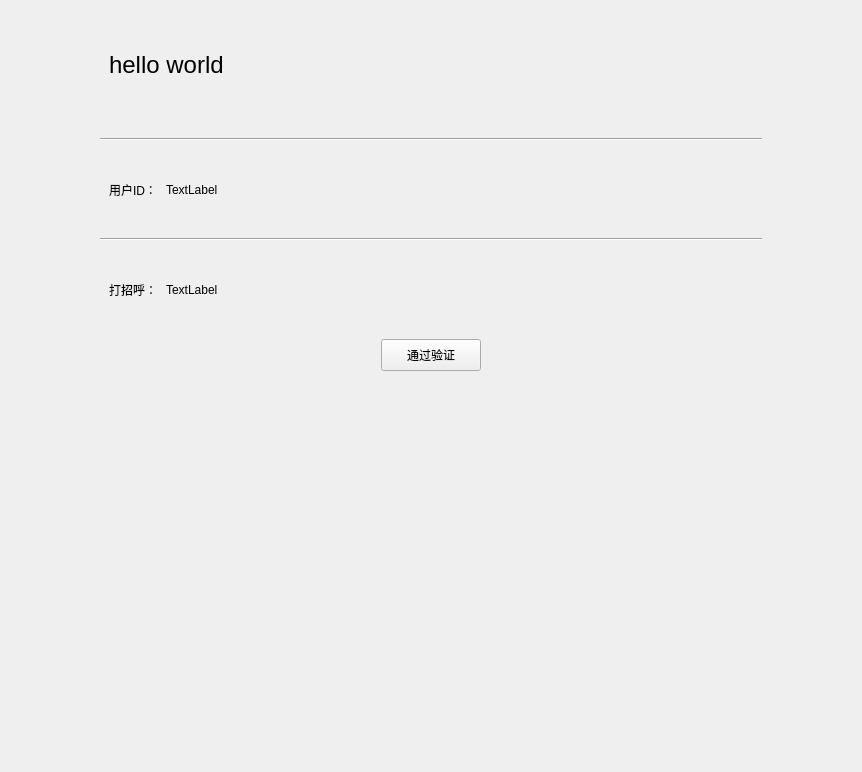
<?xml version="1.0" encoding="UTF-8"?>
<ui version="4.0">
 <class>NewFriendInfoPage</class>
 <widget class="QWidget" name="NewFriendInfoPage">
  <property name="geometry">
   <rect>
    <x>0</x>
    <y>0</y>
    <width>862</width>
    <height>772</height>
   </rect>
  </property>
  <property name="windowTitle">
   <string>Form</string>
  </property>
  <layout class="QVBoxLayout" name="verticalLayout">
   <property name="spacing">
    <number>0</number>
   </property>
   <property name="leftMargin">
    <number>0</number>
   </property>
   <property name="topMargin">
    <number>0</number>
   </property>
   <property name="rightMargin">
    <number>0</number>
   </property>
   <property name="bottomMargin">
    <number>0</number>
   </property>
   <item>
    <widget class="QWidget" name="widget" native="true">
     <property name="minimumSize">
      <size>
       <width>0</width>
       <height>130</height>
      </size>
     </property>
     <property name="maximumSize">
      <size>
       <width>16777215</width>
       <height>130</height>
      </size>
     </property>
     <layout class="QHBoxLayout" name="horizontalLayout">
      <property name="spacing">
       <number>0</number>
      </property>
      <property name="topMargin">
       <number>0</number>
      </property>
      <property name="rightMargin">
       <number>0</number>
      </property>
      <property name="bottomMargin">
       <number>0</number>
      </property>
      <item>
       <spacer name="horizontalSpacer_2">
        <property name="orientation">
         <enum>Qt::Orientation::Horizontal</enum>
        </property>
        <property name="sizeType">
         <enum>QSizePolicy::Policy::Fixed</enum>
        </property>
        <property name="sizeHint" stdset="0">
         <size>
          <width>100</width>
          <height>20</height>
         </size>
        </property>
       </spacer>
      </item>
      <item>
       <widget class="QLabel" name="peername_lb">
        <property name="minimumSize">
         <size>
          <width>80</width>
          <height>0</height>
         </size>
        </property>
        <property name="font">
         <font>
          <pointsize>18</pointsize>
         </font>
        </property>
        <property name="text">
         <string>hello world</string>
        </property>
       </widget>
      </item>
      <item>
       <spacer name="horizontalSpacer">
        <property name="orientation">
         <enum>Qt::Orientation::Horizontal</enum>
        </property>
        <property name="sizeHint" stdset="0">
         <size>
          <width>40</width>
          <height>20</height>
         </size>
        </property>
       </spacer>
      </item>
      <item>
       <widget class="QWidget" name="widget_7" native="true">
        <property name="minimumSize">
         <size>
          <width>80</width>
          <height>120</height>
         </size>
        </property>
        <property name="maximumSize">
         <size>
          <width>80</width>
          <height>120</height>
         </size>
        </property>
        <layout class="QVBoxLayout" name="verticalLayout_2">
         <property name="spacing">
          <number>0</number>
         </property>
         <property name="leftMargin">
          <number>0</number>
         </property>
         <property name="topMargin">
          <number>0</number>
         </property>
         <property name="rightMargin">
          <number>0</number>
         </property>
         <property name="bottomMargin">
          <number>0</number>
         </property>
         <item>
          <spacer name="verticalSpacer_2">
           <property name="orientation">
            <enum>Qt::Orientation::Vertical</enum>
           </property>
           <property name="sizeType">
            <enum>QSizePolicy::Policy::Fixed</enum>
           </property>
           <property name="sizeHint" stdset="0">
            <size>
             <width>20</width>
             <height>40</height>
            </size>
           </property>
          </spacer>
         </item>
         <item>
          <widget class="QLabel" name="icon_lb">
           <property name="minimumSize">
            <size>
             <width>80</width>
             <height>80</height>
            </size>
           </property>
           <property name="maximumSize">
            <size>
             <width>80</width>
             <height>80</height>
            </size>
           </property>
           <property name="text">
            <string/>
           </property>
           <property name="scaledContents">
            <bool>true</bool>
           </property>
           <property name="alignment">
            <set>Qt::AlignmentFlag::AlignCenter</set>
           </property>
          </widget>
         </item>
        </layout>
       </widget>
      </item>
      <item>
       <spacer name="horizontalSpacer_3">
        <property name="orientation">
         <enum>Qt::Orientation::Horizontal</enum>
        </property>
        <property name="sizeType">
         <enum>QSizePolicy::Policy::Fixed</enum>
        </property>
        <property name="sizeHint" stdset="0">
         <size>
          <width>100</width>
          <height>20</height>
         </size>
        </property>
       </spacer>
      </item>
     </layout>
    </widget>
   </item>
   <item>
    <widget class="QWidget" name="widget_5" native="true">
     <layout class="QHBoxLayout" name="horizontalLayout_5">
      <property name="spacing">
       <number>0</number>
      </property>
      <property name="leftMargin">
       <number>0</number>
      </property>
      <property name="topMargin">
       <number>0</number>
      </property>
      <property name="rightMargin">
       <number>0</number>
      </property>
      <property name="bottomMargin">
       <number>0</number>
      </property>
      <item>
       <spacer name="horizontalSpacer_13">
        <property name="orientation">
         <enum>Qt::Orientation::Horizontal</enum>
        </property>
        <property name="sizeType">
         <enum>QSizePolicy::Policy::Fixed</enum>
        </property>
        <property name="sizeHint" stdset="0">
         <size>
          <width>100</width>
          <height>20</height>
         </size>
        </property>
       </spacer>
      </item>
      <item>
       <widget class="Line" name="line">
        <property name="orientation">
         <enum>Qt::Orientation::Horizontal</enum>
        </property>
       </widget>
      </item>
      <item>
       <spacer name="horizontalSpacer_12">
        <property name="orientation">
         <enum>Qt::Orientation::Horizontal</enum>
        </property>
        <property name="sizeType">
         <enum>QSizePolicy::Policy::Fixed</enum>
        </property>
        <property name="sizeHint" stdset="0">
         <size>
          <width>100</width>
          <height>20</height>
         </size>
        </property>
       </spacer>
      </item>
     </layout>
    </widget>
   </item>
   <item>
    <widget class="QWidget" name="widget_2" native="true">
     <property name="minimumSize">
      <size>
       <width>0</width>
       <height>80</height>
      </size>
     </property>
     <property name="maximumSize">
      <size>
       <width>16777215</width>
       <height>80</height>
      </size>
     </property>
     <layout class="QHBoxLayout" name="horizontalLayout_3">
      <item>
       <spacer name="horizontalSpacer_6">
        <property name="orientation">
         <enum>Qt::Orientation::Horizontal</enum>
        </property>
        <property name="sizeType">
         <enum>QSizePolicy::Policy::Fixed</enum>
        </property>
        <property name="sizeHint" stdset="0">
         <size>
          <width>100</width>
          <height>20</height>
         </size>
        </property>
       </spacer>
      </item>
      <item>
       <widget class="QLabel" name="label_3">
        <property name="text">
         <string>用户ID：</string>
        </property>
       </widget>
      </item>
      <item>
       <spacer name="horizontalSpacer_8">
        <property name="orientation">
         <enum>Qt::Orientation::Horizontal</enum>
        </property>
        <property name="sizeType">
         <enum>QSizePolicy::Policy::Fixed</enum>
        </property>
        <property name="sizeHint" stdset="0">
         <size>
          <width>3</width>
          <height>20</height>
         </size>
        </property>
       </spacer>
      </item>
      <item>
       <widget class="QLabel" name="uid_lb">
        <property name="text">
         <string>TextLabel</string>
        </property>
       </widget>
      </item>
      <item>
       <spacer name="horizontalSpacer_7">
        <property name="orientation">
         <enum>Qt::Orientation::Horizontal</enum>
        </property>
        <property name="sizeHint" stdset="0">
         <size>
          <width>40</width>
          <height>20</height>
         </size>
        </property>
       </spacer>
      </item>
     </layout>
    </widget>
   </item>
   <item>
    <widget class="QWidget" name="widget_6" native="true">
     <layout class="QHBoxLayout" name="horizontalLayout_6">
      <property name="spacing">
       <number>0</number>
      </property>
      <property name="leftMargin">
       <number>0</number>
      </property>
      <property name="topMargin">
       <number>0</number>
      </property>
      <property name="rightMargin">
       <number>0</number>
      </property>
      <property name="bottomMargin">
       <number>0</number>
      </property>
      <item>
       <spacer name="horizontalSpacer_15">
        <property name="orientation">
         <enum>Qt::Orientation::Horizontal</enum>
        </property>
        <property name="sizeType">
         <enum>QSizePolicy::Policy::Fixed</enum>
        </property>
        <property name="sizeHint" stdset="0">
         <size>
          <width>100</width>
          <height>20</height>
         </size>
        </property>
       </spacer>
      </item>
      <item>
       <widget class="Line" name="line_2">
        <property name="orientation">
         <enum>Qt::Orientation::Horizontal</enum>
        </property>
       </widget>
      </item>
      <item>
       <spacer name="horizontalSpacer_14">
        <property name="orientation">
         <enum>Qt::Orientation::Horizontal</enum>
        </property>
        <property name="sizeType">
         <enum>QSizePolicy::Policy::Fixed</enum>
        </property>
        <property name="sizeHint" stdset="0">
         <size>
          <width>100</width>
          <height>20</height>
         </size>
        </property>
       </spacer>
      </item>
     </layout>
    </widget>
   </item>
   <item>
    <widget class="QWidget" name="widget_3" native="true">
     <property name="minimumSize">
      <size>
       <width>0</width>
       <height>80</height>
      </size>
     </property>
     <property name="maximumSize">
      <size>
       <width>16777215</width>
       <height>80</height>
      </size>
     </property>
     <layout class="QHBoxLayout" name="horizontalLayout_4">
      <item>
       <spacer name="horizontalSpacer_9">
        <property name="orientation">
         <enum>Qt::Orientation::Horizontal</enum>
        </property>
        <property name="sizeType">
         <enum>QSizePolicy::Policy::Fixed</enum>
        </property>
        <property name="sizeHint" stdset="0">
         <size>
          <width>100</width>
          <height>20</height>
         </size>
        </property>
       </spacer>
      </item>
      <item>
       <widget class="QLabel" name="label_5">
        <property name="text">
         <string>打招呼：</string>
        </property>
       </widget>
      </item>
      <item>
       <spacer name="horizontalSpacer_11">
        <property name="orientation">
         <enum>Qt::Orientation::Horizontal</enum>
        </property>
        <property name="sizeType">
         <enum>QSizePolicy::Policy::Fixed</enum>
        </property>
        <property name="sizeHint" stdset="0">
         <size>
          <width>3</width>
          <height>20</height>
         </size>
        </property>
       </spacer>
      </item>
      <item>
       <widget class="QLabel" name="msg_lb">
        <property name="text">
         <string>TextLabel</string>
        </property>
       </widget>
      </item>
      <item>
       <spacer name="horizontalSpacer_10">
        <property name="orientation">
         <enum>Qt::Orientation::Horizontal</enum>
        </property>
        <property name="sizeHint" stdset="0">
         <size>
          <width>40</width>
          <height>20</height>
         </size>
        </property>
       </spacer>
      </item>
     </layout>
    </widget>
   </item>
   <item>
    <widget class="QWidget" name="widget_4" native="true">
     <layout class="QHBoxLayout" name="horizontalLayout_2">
      <item>
       <spacer name="horizontalSpacer_4">
        <property name="orientation">
         <enum>Qt::Orientation::Horizontal</enum>
        </property>
        <property name="sizeHint" stdset="0">
         <size>
          <width>40</width>
          <height>20</height>
         </size>
        </property>
       </spacer>
      </item>
      <item>
       <widget class="ClickButton" name="auth_friend_btn">
        <property name="minimumSize">
         <size>
          <width>100</width>
          <height>32</height>
         </size>
        </property>
        <property name="maximumSize">
         <size>
          <width>100</width>
          <height>32</height>
         </size>
        </property>
        <property name="text">
         <string>通过验证</string>
        </property>
       </widget>
      </item>
      <item>
       <spacer name="horizontalSpacer_5">
        <property name="orientation">
         <enum>Qt::Orientation::Horizontal</enum>
        </property>
        <property name="sizeHint" stdset="0">
         <size>
          <width>40</width>
          <height>20</height>
         </size>
        </property>
       </spacer>
      </item>
     </layout>
    </widget>
   </item>
   <item>
    <spacer name="verticalSpacer">
     <property name="orientation">
      <enum>Qt::Orientation::Vertical</enum>
     </property>
     <property name="sizeHint" stdset="0">
      <size>
       <width>20</width>
       <height>40</height>
      </size>
     </property>
    </spacer>
   </item>
  </layout>
 </widget>
 <customwidgets>
  <customwidget>
   <class>ClickButton</class>
   <extends>QPushButton</extends>
   <header>clickbutton.h</header>
  </customwidget>
 </customwidgets>
 <resources/>
 <connections/>
</ui>
